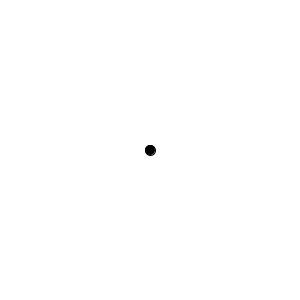
Frame 1 (no input)
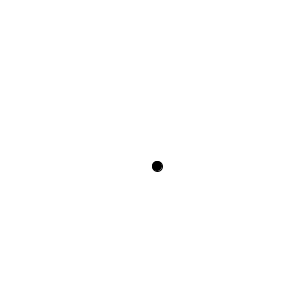
Frame 60 (the mouse pressed at the canvas centre just before this capture)
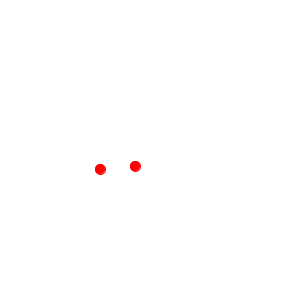
Frame 120 (the mouse held since frame 60 and released just before this capture)

The Processing sketch that drew these frames (run headless with seeded random() and noise(); from frame 60 on, the mouse is pressed at the canvas centre):

// Processing sketch: processing_101537
// ── processing_101537.pde

import java.util.ArrayList;
Wibble mywibble;
Game mygame;
boolean newWibble;
ArrayList<Wibble> wibbles = new ArrayList<Wibble>();
ArrayList<Wibble> nextgen = new ArrayList<Wibble>();

void setup() {
  size(300,300);
  // Parameters go inside the parentheses when the object is constructed.
  mywibble = new Wibble(150,150,1,0,1);
  wibbles.add(mywibble);
  mygame = new Game();
}

void draw() {
  
 
  background(255);
  for(Wibble wibble: wibbles){
    wibble.display();
    wibble.update();
    // make new wibbles iff number of wibbles < max number allowed
   if (wibbles.size() < mygame.getMax()){
      // spawn the wibbles that are old enough
      if (wibble.getAge() % wibble.getLifespan() == 0){
        // spawn new wibble
        nextgen.add(wibble.spawn());
        newWibble = true;
      }
   }
    
  }
  
  // add nextgen to wibbles list if new wibbles have been spawned
  if (newWibble){
    wibbles.addAll(nextgen);
    nextgen.clear();
  }
  
  newWibble = false;
  
  
  mygame.timeStep();
  
  // autospawn function
  //if (mygame.getTime() % 1000 == 0){
    //wibbles.add(new Wibble(150,150,1,0));
  //}
}

class Game {
  int time;
  int max;
  
  Game(){
    time = 0;
    max = 500;
  }
  
  int getTime(){
    return time;
  }
  
  int getMax(){
    return max;
  }
  
  void timeStep(){
    time++;
  }
}

class Wibble {
  int xpos;
  int ypos;
  int xvel;
  int yvel;
  int age;
  int lifespan;
  
  int gen;
  color col;
  
  //constructor creates new wibble
  Wibble(int tempXpos, int tempYpos, int tempXvel, int tempYvel, int tempgen) {
    xpos = tempXpos;
    ypos = tempYpos;
    xvel = tempXvel;
    yvel = tempYvel;
    age = 0;
    lifespan = 100;
    
    gen = tempgen;
   
    
  }
  
  
  int getAge(){
    return age;
  }
  
  int getLifespan(){
    return lifespan;
  }
  
  //update moves the wibble (and controls splits - later)
  void update(){
    
    // update velocity (change direction at random intervals)
    int  change = int(random(50));
    //change direction on average one time in 50
    if (change == 1) {
      //turn left or right at random
      int turnleft = int(random(2));
      if (turnleft == 1) {
       this.turnleft();
      }
      else {
        this.turnright();
      }      
    }
    
    //update age
    age++;
    
    //update position
    xpos += xvel;
    //wrap x-position
    xpos = (xpos + width) % width;
    ypos += yvel;
    //wrap y-position
    ypos = (ypos + height) % height;
  }
  
  //turns wibble to the left
  void turnleft(){
    int temp = xvel;
    xvel = yvel;
    yvel = -temp;
    
  }
  
  //turns wibble to the right
   void turnright(){
    int temp = xvel;
    xvel = -yvel;
    yvel = temp;
    
  } 
  
  //creates a child wibble (without destroying parent)
  //Wibble spawn(){
    //Wibble daughterWibble = new Wibble(xpos, ypos, -xvel, -yvel, gen+1);
    //return daughterWibble;
  //}

  //creates two child wibbles (and "destroys" parent)
  Wibble spawn(){
    if (gen == 4){
      gen = 1;
    }
    else{
      gen++;
    }
    Wibble daughterWibble = new Wibble(xpos, ypos, -xvel, -yvel, gen);
    return daughterWibble;
  }
  
  
  //display sets wibble appearance
  void display(){
        //set color
    switch(gen){
      case 1:
        col = color(0);
        break;
      case 2:
        col = color(255,0,0);
        break;
      case 3:
        col = color(0,255,0);
        break;
      case 4:
        col = color(0,0,255);
        break;
      default:
        col = color(0);
        break;
    }
    stroke(col);
    fill(col);
    ellipseMode(CENTER);
    ellipse(xpos,ypos,10,10);
  }  
}
